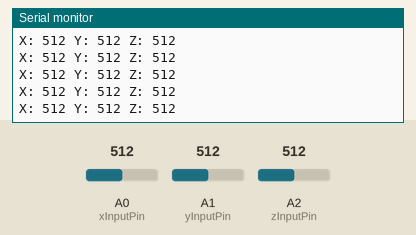
Recording of a sketch running on a simulated Arduino Uno, built with avr-gcc and run on an emulated ATmega328P. On the bench: the last lines printed to the serial monitor. The inputs (shaded band) are chosen by the test bench; at power-on: A0 (xInputPin) = 512, A1 (yInputPin) = 512, A2 (zInputPin) = 512.

Above: at 1.2 s.
1.3 s: A0 (xInputPin) set to 981
At 2.0 s:
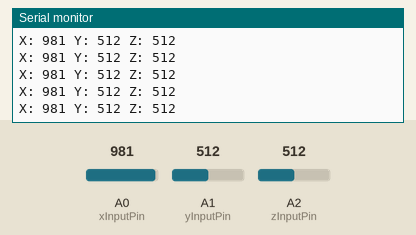
2.8 s: A0 (xInputPin) set to 1012
At 3.9 s:
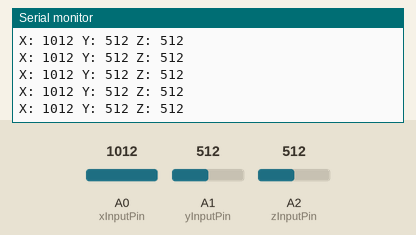
4.3 s: A1 (yInputPin) set to 107
At 5.2 s:
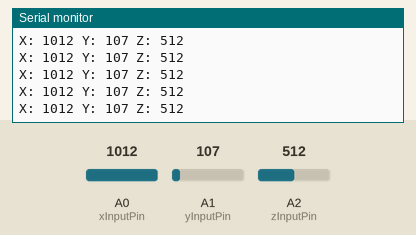
7.3 s: A1 (yInputPin) set to 89
At 8.2 s:
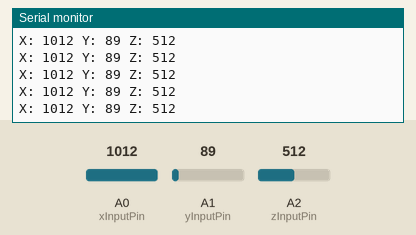
8.8 s: A2 (zInputPin) set to 11
At 9.3 s:
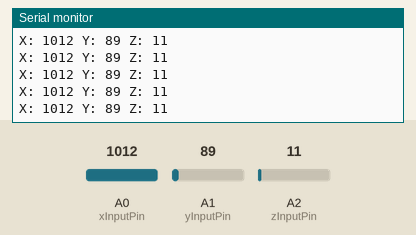
11.8 s: A2 (zInputPin) set to 8
At 12.6 s:
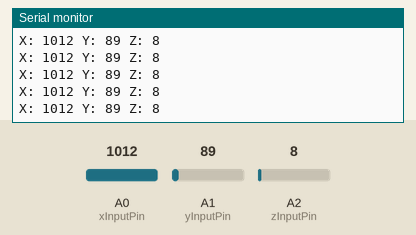
Timing chart, 0 to 14.8 s (numbered marks = the images above; inputs shaded):
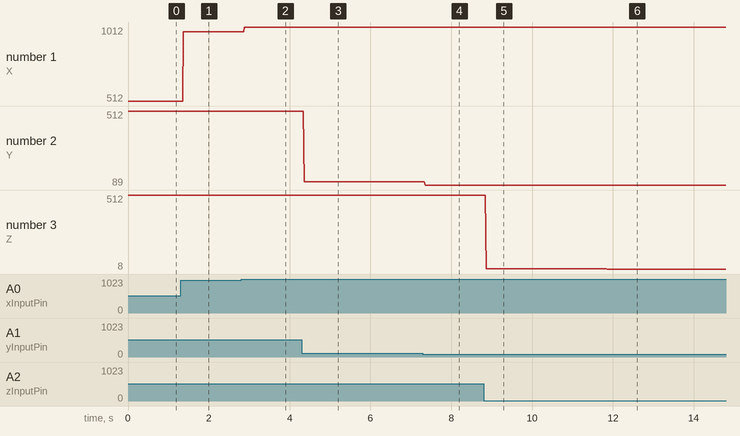

The sketch:

MMA7260QArduino.pde
```cpp
// (licence header left out)
	/* Input / Output Pins Accelerometer */
	const int xInputPin = A0; // - X
	const int yInputPin = A1; // - Y
	const int zInputPin = A2; // - Z
	const int sleepModePin = 12;

	int incomingX = 0;
	int incomingY = 0;
	int incomingZ = 0;

	/* init, Pin Setup */
	void setup()
	{
		Serial.begin(9600);
		digitalWrite(sleepModePin, LOW);
	}
	void loop()
	{
		Serial.print("X: ");
		incomingX = analogRead(xInputPin);
		Serial.print(incomingX);

		Serial.print(" Y: ");
		incomingY = analogRead(yInputPin);
		Serial.print(incomingY);

	   Serial.print(" Z: ");
		incomingZ = analogRead(zInputPin);
		Serial.println(incomingZ);
	}
```

Measured:
- after the input at 1.3 s, the serial monitor: prints a new line after 0.07 s (image 1)
- after the input at 2.8 s, the serial monitor: prints a new line after 0.08 s (image 2)
- after the input at 4.3 s, the serial monitor: prints a new line after 0.07 s (image 3)
- after the input at 7.3 s, the serial monitor: prints a new line after 0.06 s (image 4)
- after the input at 8.8 s, the serial monitor: prints a new line after 0.07 s (image 5)
- after the input at 11.8 s, the serial monitor: prints a new line after 0.06 s (image 6)
- plotted number 1: 512 → 981 after the input at 1.3 s, 981 → 1012 after the input at 2.8 s
- plotted number 2: 512 → 107 after the input at 4.3 s, 107 → 89 after the input at 7.3 s
